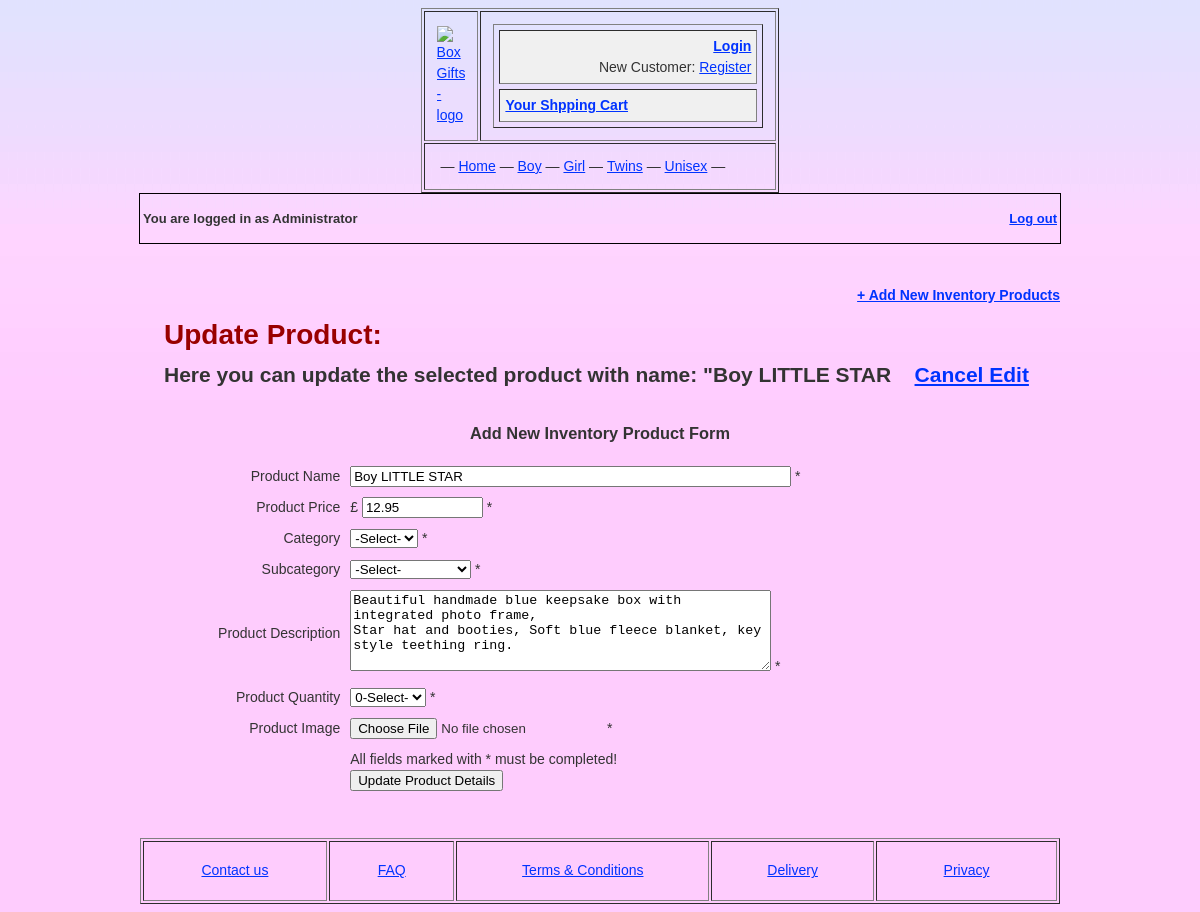
/admin/inventory_edit.php?pid=1 (signed in), run on an earlier commit of the app's database.
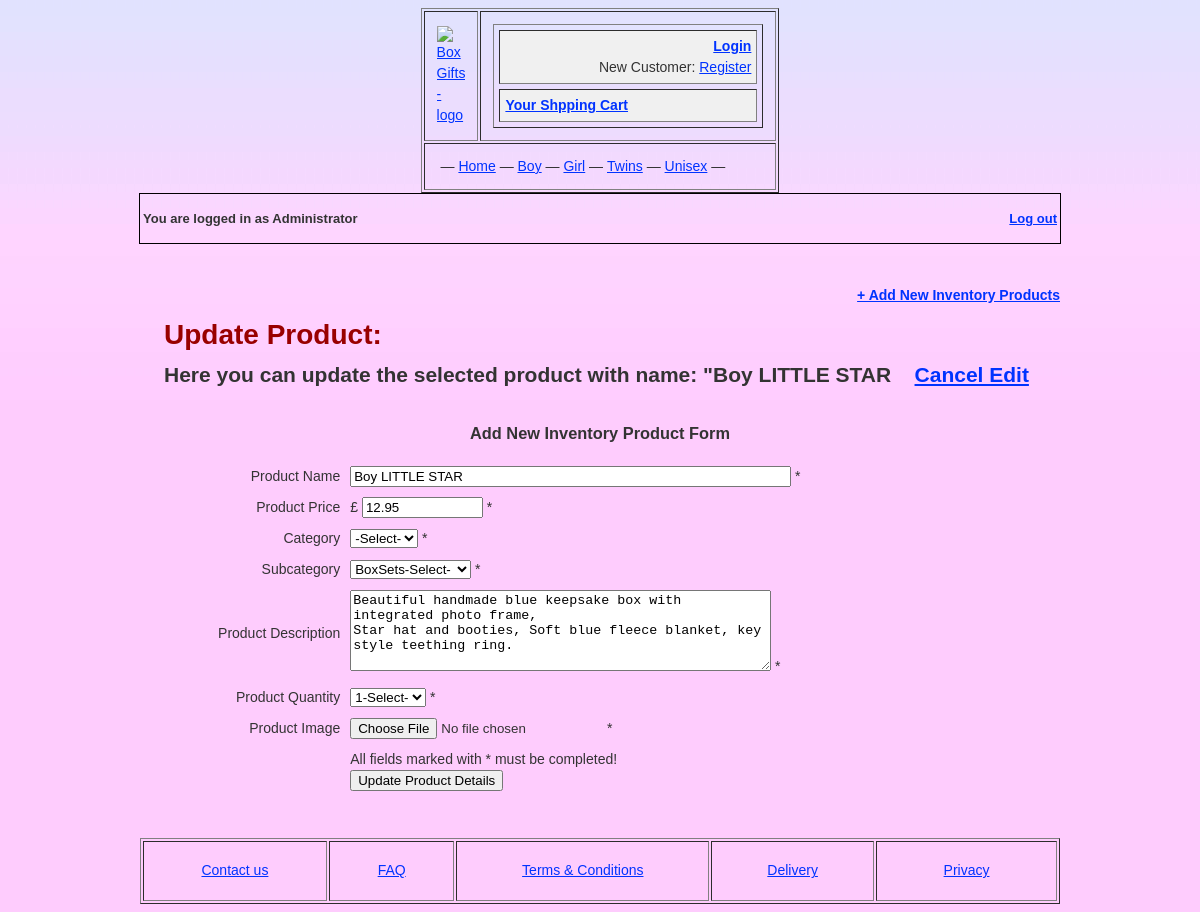
And on a later commit of the database.
### tables this page shows
CREATE TABLE IF NOT EXISTS `products` (
  `id` bigint(125) NOT NULL AUTO_INCREMENT,
  `productName` varchar(125) NOT NULL,
  `productPrice` float NOT NULL,
  `productCategory` varchar(100) NOT NULL,
  `productSubcategory` varchar(100) NOT NULL,
  `productDescription` text,
  `productQuantity` bigint(20) NOT NULL,
  `productDateAdded` date NOT NULL,
  PRIMARY KEY (`id`),
  UNIQUE KEY `productName` (`productName`),
  KEY `id` (`id`,`productName`)
);

### store/storescripts/mysql.inc.php (called while the page is built, shortened)
<?php
function connect()
{
$db_Link = mysql_connect(DB_HOST, DB_USER, DB_PASS) or die ('Cannot connect to the MySQL Server. Please go and check your username, password and database parameters in your configuration file.');
return $db_Link;
}
function query($query)
{
if(!isset($db_Link))
$db_Link = connect();
$result = mysql_query($query, $db_Link) or die('Error: ' . mysql_error());
$lastInsertID = mysql_insert_id($db_Link);
$returnArray = array();
$i=0;
while ($row = mysql_fetch_array($result, MYSQL_BOTH))
if ($row)
$returnArray[$i++]=$row;
return $returnArray;
}
?>

### admin/inventory_edit.php (the view, shortened to what this page needs)
<?php
if (isset($_GET['pid'])){
$targetID = $_GET['pid'];
$sql = "SELECT * FROM products WHERE id='$targetID'";
$res = query($sql);
if($res) {
foreach ($res as $row) {
		$productName = $row["productName"];
		$productPrice = $row["productPrice"];
		$productSubcategory = $row["productSubcategory"];
		$productDescription = $row["productDescription"];
		$productQuantity = $row["productQuantity"];
}
}else{
	echo"Error - the item does not exist in the systme. You should't see this message at all if product is already on the system.";
	exit();
}
}
?>
<!DOCTYPE HTML>
<html>
<head>
<link rel="stylesheet" href="../css/mainStyle.css" type="text/css" media="screen">
</head>
<body>
<div align="center" id="mainWraper">
  <?php include_once("../store/template_header.php");?>
    <div align="left"; style="margin-right: 24px; width: 920px; margin-left:auto; margin-right:auto; border: 1px solid #000;">
    <table align="center" width="920px" border="0">
  <tr>
    <td width="802" align="left"><h1 style="font-size: 13px;">You are logged in as Administrator</h1></td>
    <td width="108" align="right"><h2 style="font-size: 13px;"> <a href="../store/storescripts/logout.php">Log out</a></h2></td>
  </tr>
</table>
  </div>
	<div id="pageContent" style="width:920px;"><br/>
    <div align="right" style="padding-right:120px; padding-top: 20px; margin-left:auto; margin-right:auto; width:920px"><a href="inventory_list.php#inventoryForm"><strong>+ Add New Inventory Products</strong></a></div>
   	 <div align="left"; style="padding-left: 24px; width:920px; margin-left:auto; margin-right:auto;">
       <h1 style="text-align:left; color:#900;">Update Product:</h1>
       <h2>Here you can update the selected product with name: "<?php echo $productName;?>&nbsp;&nbsp;&nbsp;&nbsp;<a href="inventory_list.php"><strong>Cancel Edit</strong></a><br/><br/></h2>
</div>
     <h3>Add New Inventory Product Form</h3>
     <form action="inventory_edit.php?pid=<?php echo $targetID; ?>" enctype="multipart/form-data" name="myForm" id="myForm" method="POST">
     <table width="920px" border="0" cellspacing="0" cellpadding="5">
       <tr>
         <td align="right">Product Name</td>
         <td><label>
         <input name="productName" type="text" id="productName" size="52" value="<?php echo $productName;?>"/>
         </label>*</td>
       </tr>
       <tr>
         <td align="right">Product Price</td>
         <td><label>
         £
         <input name="productPrice" type="text" id="textfield" size="12" value="<?php echo $productPrice;?>"/>
         </label>*</td>
       </tr>
       <tr>
         <td align="right">Category</td>
         <td><label>
         <select name="productCategory" id="category">
         <option value="">-Select-</option>
         </select>
         </label>*</td>
       </tr>
       <tr>
         <td align="right">Subcategory</td>
         <td><label>
         <select name="productSubcategory" id="subcategory">
         <option value="<?php echo $productSubcategory;?>"><?php echo $productSubcategory;?>-Select-</option>
         </select>
         </label>*</td>
       </tr>
       <tr>
         <td align="right">Product Description</td>
         <td><label>
         <textarea name="productDescription" id="description" cols="50" rows="5"><?php echo $productDescription;?></textarea>
         </label>*</td>
       </tr>
       <td align="right">Product Quantity</td>
         <td><label>
         <select name="productQuantity" id="quantity">
         <option value="<?php echo $productQuantity;?>"><?php echo $productQuantity;?>-Select-</option>
         </select>
         </label>*</td>
       <tr>
         <td align="right">Product Image</td>
         <td><label>
         <input type="file" name="fileField" id="fileField"/>
         </label>*</td>
       </tr>
       <tr>
         <td>&nbsp;</td>
         <td><label>All fields marked with * must be completed!<br/>
         <input type="submit" name="button" id="button" value="Update Product Details"/>
         </label></td>
       </tr>
     </table>
     </form>
     <br/>
     <br/>
  </div>
<?php include_once("../store/template_footer.php");?>
</div>
</body>
</html>

What changed in the data, as far as the page shows it:
changed products "Boy LITTLE STAR": productSubcategory (not shown) → "BoxSets-Select-"; productQuantity "0-Select-" → "1-Select-"
Also different on the page:
form field productSubcategory: "-Select-" → (not shown)
